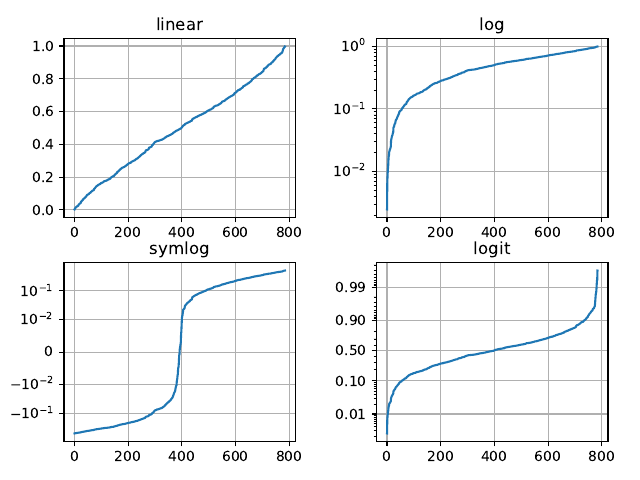

The Python source for this figure:
# Adding grids
import matplotlib.pyplot as plt
import numpy as np
from matplotlib.ticker import NullFormatter   # useful for 'logit' scale

# Fixing random state for reproducibility
np.random.seed(10000)

# Make up some data in the interval (0, 1)
# Draw random samples from a normal (Gaussian) distribution.
y = np.random.normal(loc=0.5, scale=0.4, size=1000)
y = y[(y > 0) & (y < 1)]
y.sort()
x = np.arange(len(y))

# Plot with various scale
plt.figure()

# Linear
plt.subplot(221)
plt.plot(x, y)
plt.yscale('linear')
plt.title('linear')
plt.grid(True)

# Log
plt.subplot(222)
plt.plot(x, y)
plt.yscale('log')
plt.title('log')
plt.grid(True)

# Symmetric log
plt.subplot(223)
plt.plot(x, y - y.mean())
plt.yscale('symlog', linthreshy=0.01)
plt.title('symlog')
plt.grid(True)

# Logit
plt.subplot(224)
plt.plot(x, y)
plt.yscale('logit')
plt.title('logit')
plt.grid(True)

# Format the minor tick labels of the y-axis into empty strings with
# `NullFormatter`, to avoid cumbering the axis with too many labels.
plt.gca().yaxis.set_minor_formatter(NullFormatter())

# Adjust the subplot layout, because logit one may take more space
# than usual, due to y-tick labels like "1 - 10^{-3}"
plt.subplots_adjust(top=0.92, bottom=0.08, left=0.10, right=0.95, hspace=0.25, wspace=0.35)

plt.savefig('create_subplot.pdf')
plt.show()

